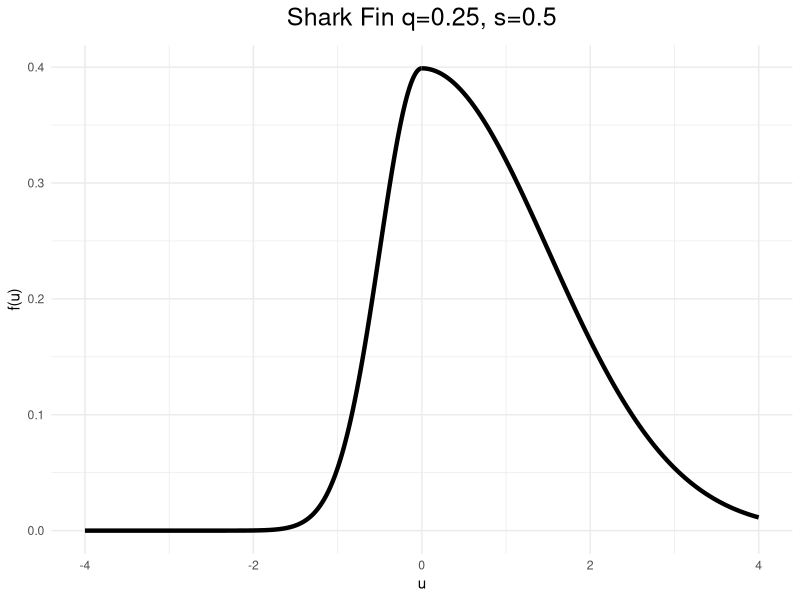
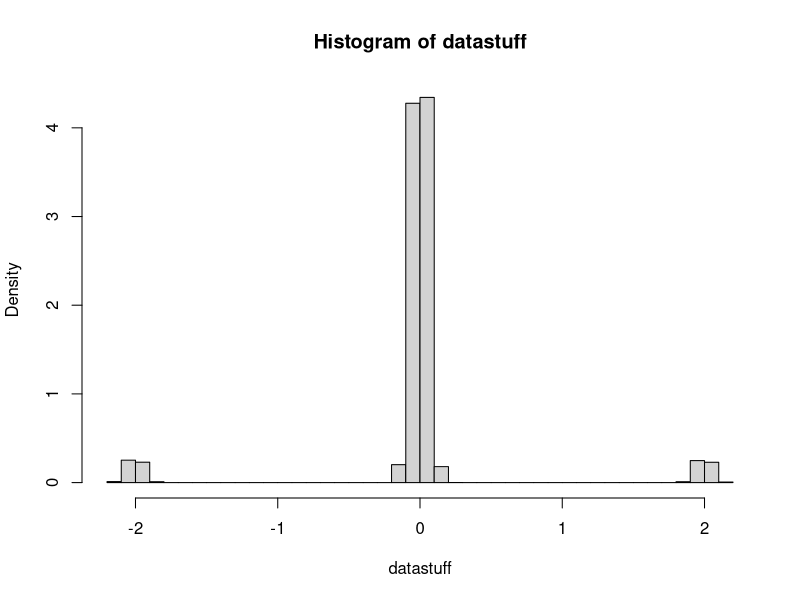
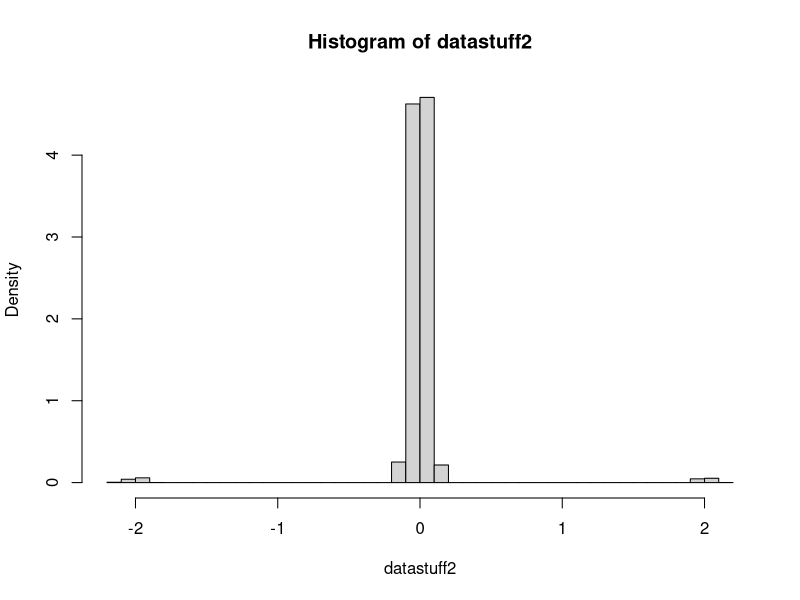
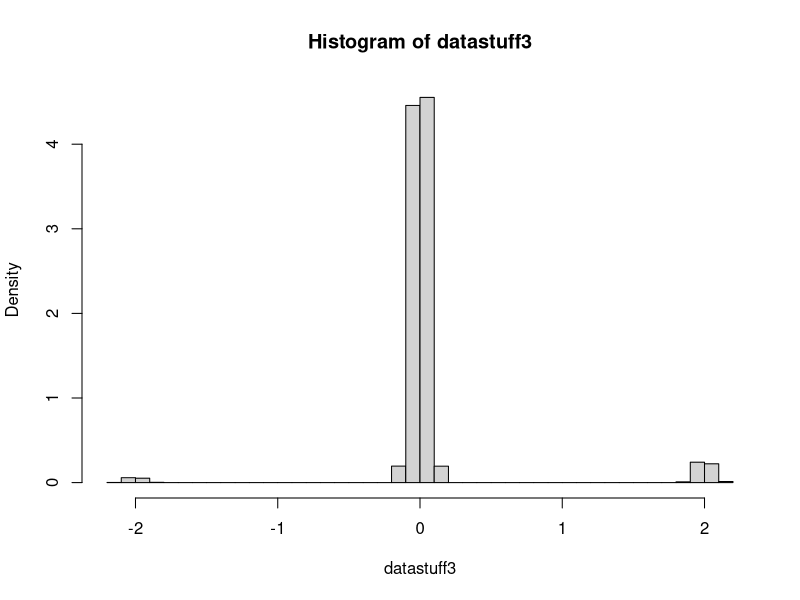
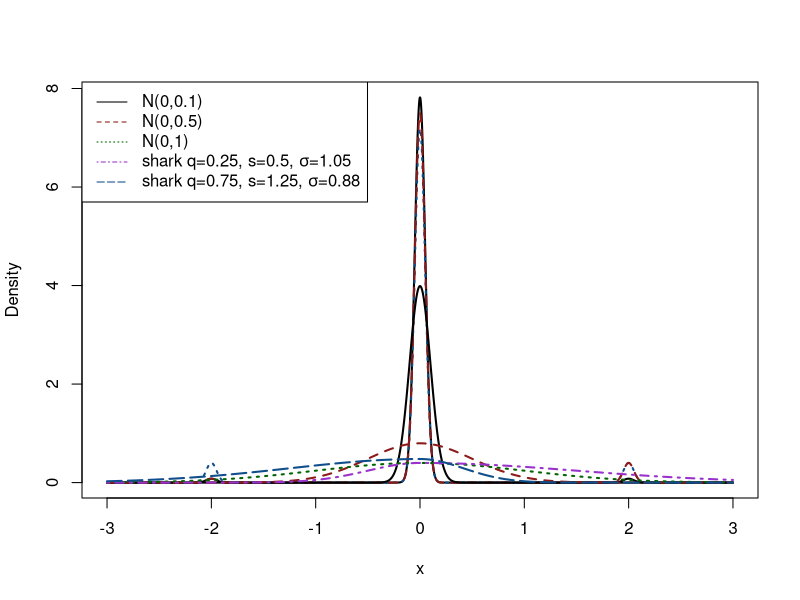
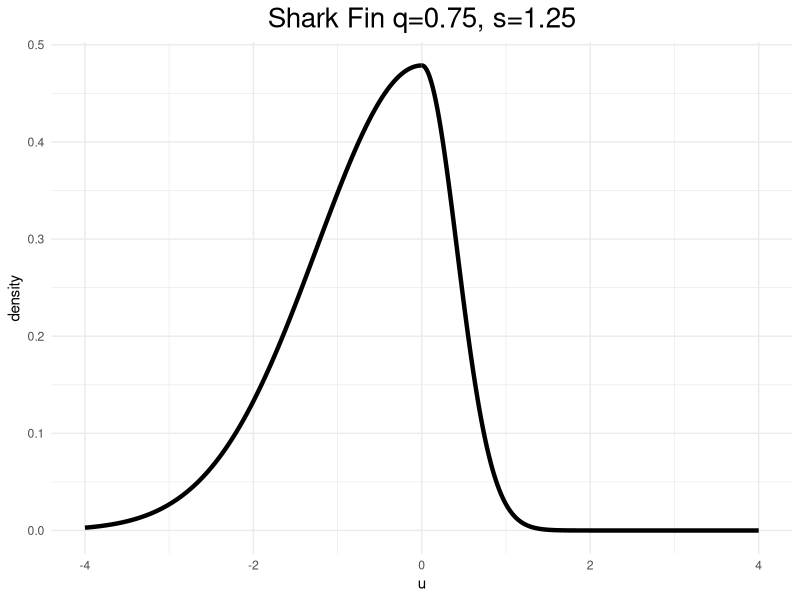
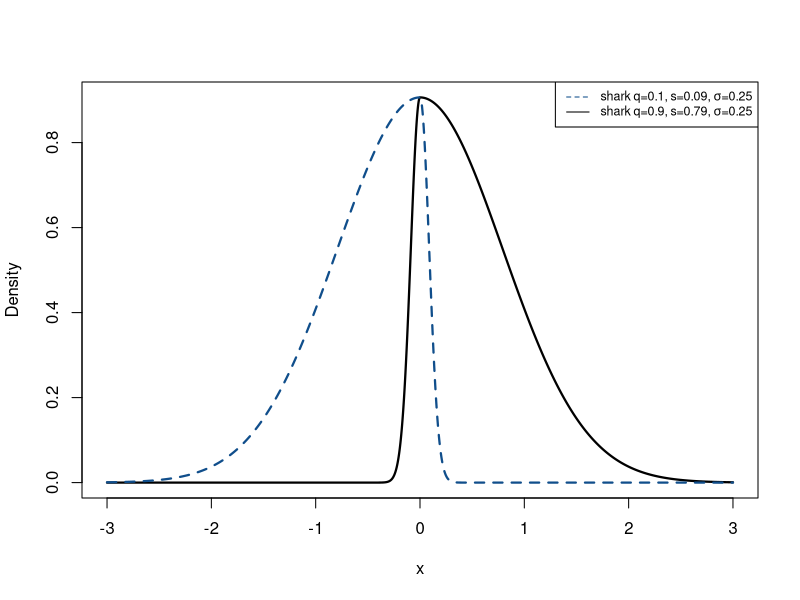

R code for these plots, in order:

#setwd("C:/Users/demetri/Documents/ASU/dissertation")
beta=seq(-4, 4, by=0.001)
sharkfin2=function(q,s, beta){
  ifelse(beta>0, (2*(1-q)*(1/s))*dnorm(beta/s),2*q*(dnorm(beta)))
}

sharkfin = function(z){
  val = rep(NA, length(z))
  val[z < 0] = 2*q*dnorm(z[z<0], sd = sig)
  val[z>0] = 2*(1-q)*dnorm(z[z>0],0,sd = sig*(1-q)/q)
  return(val)
  
}
shark2=function(z){
  val=dcauchy(z, 0,1)
}

q=0.25
s=0.34
s=(1-q)/q
sig=0.50
library(dplyr)
library(ggplot2) 
theme_set(theme_gray(base_size = 16))
theme_set(theme_minimal(base_size = 16))
sharkfinq25=data.frame(u=beta, density=sharkfin(beta))%>%

  ggplot(aes(x=u, y=density))+geom_line(color='black',lwd=1.5)+ggtitle(expression(paste('Shark Fin q=0.25, ', 's=0.5')))+
  ylab(paste0('f(u)'))+
  theme_minimal()+theme(plot.title = element_text(hjust = 0.5, size=18))
sharkfinq25
q=0.75
s=(1-q)/q
sig=1.25
sharkfinq75=data.frame(u=beta, density=sharkfin(beta))%>%
  ggplot(aes(x=u, y=density))+geom_line(color='black',lwd=1.5)+ggtitle('Shark Fin q=0.75, s=1.25')+
  theme_minimal()+theme(plot.title = element_text(hjust = 0.5,size=20))+xlim(-4, 4)
newf=function(u){
  .01*dnorm(u, mean=-2, sd=0.05)+0.94*dnorm(u,mean=0,sd=0.05)+.05*dnorm(u,mean=2,sd=0.05)
}
symf1=function(u){
  .01*dnorm(u, mean=-2, sd=0.05)+0.98*dnorm(u,mean=0,sd=0.05)+.01*dnorm(u,mean=2,sd=0.05)
}
symf2=function(u){
  .05*dnorm(u, mean=-2, sd=0.05)+0.9*dnorm(u,mean=0,sd=0.05)+.05*dnorm(u,mean=2,sd=0.05)
}
NN=10000
dists=runif(NN)
datastuff=vector(length=NN)
probs=c(0.05, .95, 1)
for (i in 1:NN){
  if(dists[i]<probs[1]){
    datastuff[i]=rnorm(1, mean=-2, sd=0.05)
  }else if (dists[i]< probs[2]){
    datastuff[i]=rnorm(1, mean=0, sd=0.05)
  }
  else{
    datastuff[i]= rnorm(1, mean=2, sd=0.05)
  }
}
sd(datastuff)
hist(datastuff, 40, freq=F)
dists2=runif(NN)
datastuff2=vector(length=NN)
probs2=c(0.01, .99, 1)
for (i in 1:NN){
  if(dists2[i]<probs2[1]){
    datastuff2[i]=rnorm(1, mean=-2, sd=0.05)
  }else if (dists2[i]< probs2[2]){
    datastuff2[i]=rnorm(1, mean=0, sd=0.05)
  }
  else{
    datastuff2[i]= rnorm(1, mean=2, sd=0.05)
  }
}
sd(datastuff2)
hist(datastuff2, 40, freq=F)
dists3=runif(NN)
datastuff3=vector(length=NN)
probs3=c(0.01, .95, 1)
for (i in 1:NN){
  if(dists3[i]<probs3[1]){
    datastuff3[i]=rnorm(1, mean=-2, sd=0.05)
  }else if (dists3[i]< probs3[2]){
    datastuff3[i]=rnorm(1, mean=0, sd=0.05)
  }
  else{
    datastuff3[i]= rnorm(1, mean=2, sd=0.05)
  }
}
sd(datastuff3)
hist(datastuff3, 40, freq=F)
xstart=-3
xend=3
NN=10000

#create density plots
curve(symf1(x), lwd=2,lty=1,from=xstart, to=xend, n=NN, col='black', ylab='Density') 


curve(symf2(x), lwd=2,lty=3,from=xstart, to=xend, n=NN, col='dodgerblue4', ylab='Density', add=TRUE) 
curve(newf(x), lwd=2, lty=2,from=xstart, to=xend, n=NN,col='firebrick4',  ylab='Density', add=TRUE)
#add legend
legend('topleft', legend=c("98% peak", "90% peak", "right bump"),
       col=c("black", "dodgerblue", "firebrick4"), lty=c(1,2,3), cex=1.)

#curve(symf1(x), lwd=2,lty=1,from=xstart, to=xend, n=NN, col='black', ylab='Density') 


#curve(symf2(x), lwd=2,lty=3,from=xstart, to=xend, n=NN, col='dodgerblue4', ylab='Density', add=TRUE) 
#curve(newf(x), lwd=2, lty=2,from=xstart, to=xend, n=NN,col='firebrick4',  ylab='Density', add=TRUE)
curve(dnorm(x, 0, sd=0.1), lwd=2,lty=1,from=xstart, to=xend, n=NN,col='black', add=T, ylab='Density')
curve(dnorm(x, 0, sd=0.5), lwd=2,lty=2,from=xstart, to=xend, n=NN,col='firebrick4', add=T, ylab='Density')
curve(dnorm(x, 0, sd=1), lwd=2,lty=3,from=xstart, to=xend, n=NN,col='darkgreen', add=T,ylab='Density')
q=0.25
s=0.34
s=(1-q)/q
sig=0.50
curve(sharkfin(x), lwd=2,lty=4,from=xstart, to=xend, n=NN,col='darkorchid', add=T, ylab='Density') 
beta=seq(-4, 4, by=0.001)
q=0.75
s=(1-q)/q
sig=1.25
curve(sharkfin(x), lwd=2,lty=5,from=xstart, to=xend, n=NN, col='dodgerblue4', ylab='Density', add=TRUE) 

#curve(dt(x, df=300), lwd=2,lty=1,from=-4, to=4, col='black', add=TRUE, ylim=c(0, 0.4), ylab='Density')

legend('topleft', legend=c("N(0,0.1)", "N(0,0.5)","N(0,1)", expression(paste("shark q=0.25, s=0.5, ", sigma, '=1.05')), 
                           expression(paste("shark q=0.75, s=1.25, ", sigma, '=0.88'))  ),
       col=c("black", "firebrick4", "darkgreen", "darkorchid", "dodgerblue4"), lty=c(1,2,3,4,5), cex=1.)

sharkfinq75


q=0.1
var=0.5^2  #the true variance we wanna set
a=0.3633802
b=0.7978846
varexp=(1-q)*a*((1-q)/q)^2 + q*a + (b*(1 + (1-q)/q))^2*q*(1-q)
#sig is really s
sig<-sqrt(var/varexp)
beta=seq(-4, 4, by=0.001)
print(sig)

curve(sharkfin(x), lwd=2.2,lty=1,from=xstart, to=xend, n=NN, col='black', ylab='Density') 
q=0.9
var=0.5^2  #the true variance we wanna set
a=0.3633802
b=0.7978846
varexp=(1-q)*a*((1-q)/q)^2 + q*a + (b*(1 + (1-q)/q))^2*q*(1-q)
#sig is really s
sig<-sqrt(var/varexp)
beta=seq(-4, 4, by=0.001)
#q=0.1
print(sig)
#sig=1.25
curve(sharkfin(x), lwd=2.2,lty=2,from=xstart, to=xend, n=NN, col='dodgerblue4', ylab='Density', add=T) 
#curve(dt(x, df=300), lwd=2,lty=1,from=-4, to=4, col='black', add=TRUE, ylim=c(0, 0.4), ylab='Density')

legend('topright', legend=c( expression(paste("shark q=0.1, s=0.09, ", sigma, '=0.25')), 
          expression(paste("shark q=0.9, s=0.79, ", sigma, '=0.25'))  ),
       col=c("dodgerblue4", "black"), lty=c(2,1),cex=.75)
#setwd("C:/Users/demetri/Documents/ASU/RTG/fixed_plots/")
#ggsave('sharkfin25.pdf', sharkfinq25, width = 5, height = 4)
#ggsave('sharkfin75.pdf', sharkfinq75)
# 
# 
# plot(beta, sharkfin2(q,s,beta))
# #density(sharkfin2(.5,beta))
# 
# 
# 
# cauchymix=function(beta,v,m){
#   0.5*dt(beta, v, -m)+0.5*dt(beta, v, m)
# }
# 
# plot(beta,cauchymix(beta, 1,1.5))
# 
# cauchyplot=data.frame(u=beta, density=cauchymix(beta,1, 1.5))%>%
#   ggplot(aes(x=u, y=density))+geom_line(color='dodgerblue4',lwd=1.5)+ggtitle('Cauchy Mixture M=1.5, v=1')+
#   theme_minimal()+theme(plot.title = element_text(hjust = 0.5))
# 
# 
# #ggsave('cauchyplot.pdf', cauchyplot)
# 
# 
# #theme_set(theme_gray(base_size = 20))
 theme_set(theme_minimal(base_size = 20))
i                  = 1
# 
 vu                 = seq( -4.99,5, by=0.02)
# 
mf                 = matrix( NA, nrow = 3, ncol = 500 )
#library( 'truncnorm' )
# 
# 
# 
# 
# 
# f2=function(u){
#   .01*dnorm(u, mean=-2, sd=0.02)+0.94*dnorm(u,mean=0,sd=0.02)+.05*dnorm(u,mean=2,sd=0.02)
# }
# 
# mf[1,] = f2( vu )
# 
# 
# binded=cbind(vu, mf[1,])
# 
# binded<-as.data.frame(binded)
# #pdf( "bumpsNormal.pdf" )
# 
# 
# binded<-binded%>%
#   mutate(normed1=V2/sum(V2))
# binded
# 
# 
# rightbump<-binded%>% ggplot()+geom_density(aes(x=vu,y=normed1),color='dodgerblue4',stat='identity', lwd=.95)+xlim(-3,3)+labs(colour = "Cylinders")+
#   xlab('u')+ylab('f(u)')+
#   ggtitle(expression(paste('mean=-2,0,2, sigma=0.02'))) +
#   theme(plot.title = element_text(hjust = 0.5))+annotate('text', x = c(-2,0,2), y =c(.02,.35,.03), label=c("area=0.01 ",'area=0.94','area=0.05'), size=8)#+geom_vline(xintercept=c(c(-2.2,-1.8),c(-0.2,.2),c(1.8,2.2)))
# rightbump
# #setwd("C:/Users/demetri/Documents/ASU/RTG/newplots")
# 
# #ggsave('rightbump.pdf', rightbump)
# 
# 
# 
# 
# 
newf=function(u){
  .01*dnorm(u, mean=-2, sd=0.05)+0.94*dnorm(u,mean=0,sd=0.05)+.05*dnorm(u,mean=2,sd=0.05)
 }
# 
mf[1,] = newf( vu )
# 
# 
 binded2=cbind(vu, mf[1,])

  binded2<-as.data.frame(binded2)
# #pdf( "bumpsNormal.pdf" )
# 
# 
binded2<-binded2%>%
  mutate(normed1=V2/sum(V2))
# 
rightbump2<-binded2%>% ggplot()+geom_density(aes(x=vu,y=normed1),color='black',stat='identity', lwd=.95)+xlim(-3,3)+labs(colour = "Cylinders")+
  xlab('u')+ylab('f(u)')+
   ggtitle(expression(paste(mu,'=-2,0,2,',  sigma, '=0.48'))) +
  theme(plot.title = element_text(hjust = 0.5))#+annotate('text', x = c(-2,0,2), y =c(.02,.18,.03), label=c("area=0.01 ",'area=0.94','area=0.05'), size=8)#+geom_vline(xintercept=c(c(-2.2,-1.8),c(-0.2,.2),c(1.8,2.2)))
# #setwd("C:/Users/demetri/Documents/ASU/RTG/fixed_plots")
# #ggsave('rightbump2.pdf', rightbump2)
# rightbump2
# 
# ###################################################################
# # Plot our densities for visual aid
# ###################################################################
# i                  = 1
# #vsd                = c(0.05, 0.2, 1, 2)
# area=c(.01,.1,.5)
# vu                 = seq( -4.99,5, by=0.02)
# 
# mf                 = matrix( NA, nrow = length(area), ncol = 500 )
# #library( 'truncnorm' )
# 
# for ( j in  area ){
#   
#   #	f = function(u){	
#   #		dtruncnorm(u, a = 0, b = Inf, mean = 1, sd = sd)
#   #	}
#   #f=function(u){
#   # .2*dnorm(u, mean=-2, sd=0.1)+0.7*dnorm(u,mean=0,sd=0.1)+.1*dnorm(u,mean=2,sd=0.1)
#   #}
#   
#   f=function(u){
#     .05*dnorm(u, mean=-2, sd=0.1)+0.05*dnorm(u, mean=-.75, sd=0.1)+0.75*dnorm(u,mean=0,sd=0.1)+0.05*dnorm(u,mean=.75, sd=0.1)+.1*dnorm(u,mean=2,sd=0.1)
#   }
#   
#   mf[i,] = f( vu )
#   i = i + 1
# }
# stu=cbind(vu, mf[1,])
# stu=cbind(stu, mf[2,])
# stu=cbind(stu, mf[3,])
# stu<-as.data.frame(stu)
# #pdf( "bumpsNormal.pdf" )
# 
# 
# stu<-stu%>%
#   mutate(normed1=V2/sum(V2),
#          normed2=V3/sum(V3),
#          normed3=V4/sum(V4))
# 
# #stu<-stu%>%
# # select(vu, normed1, normed2, normed3)
# #all<-stu%>%
# # gather(vu,c(normed1,normed2,normed3))
# #colnames(all) <- c("run","u")
# all<-cbind(all, vu)
# 
# stu%>% ggplot()+geom_density(aes(x=vu,y=normed1,color='sigma=0.01'),stat='identity', lwd=1.1)+xlim(-3,3)+geom_density(aes(x=vu, y=normed2, color='sigma=0.1'), stat='identity', lwd=1)+geom_density(aes(x=vu, y=normed3, color='sigma=0.5'), stat='identity',lwd=1)+labs(colour = "Cylinders")+
#  scale_color_manual( values =c("firebrick4",'dodgerblue2', 'black'),
#                 name="sigma")+
# xlab('u')+ylab('f(u)')+
#  ggtitle(expression(paste('mean=0'))) +
# theme(plot.title = element_text(hjust = 0.5))
# 
# 
# weird2plot=stu%>% ggplot()+geom_density(aes(x=vu,y=normed1),stat='identity', fill='dodgerblue4',lwd=1, alpha=0.29)+xlim(-3,3)+
#   xlab('u')+ylab('f(u)')+
#   ggtitle(expression(paste('multimodal 2'))) +theme_minimal()+
#   theme(plot.title = element_text(hjust = 0.5))+annotate("text", x = -2, y = .016, label = '5 %', size=6)+
#   annotate("text", x = 0, y = .062, label = '75 %', size=6)+
#   annotate("text", x = 2, y = .016, label = '10 %', size=6)+
#   annotate("text", x = -.75, y = .016, label = '5 %', size=6)+
#   annotate("text", x = .75, y = .016, label = '5 %', size=6)
# 
# #ggsave('weirdplot.pdf', weird2plot)
# weird2plot
# 
# 
# #define marginal density of u; must be valid over (-Inf, Inf)
# 
# ###################################################################
# # Plot truncated normal density. 
# ###################################################################
# 
# i                  = 1
# #vsd                = c(0.05, 0.2, 1, 2)
# area=c(.02,.1,.2)
# vu                 = seq( -4.99,5, by=0.02)
# 
# mf                 = matrix( NA, nrow = length(area), ncol = 500 )
# #library( 'truncnorm' )
# 
# 
# 
# 
# for ( j in  area ){
#   
#   
#   f=function(u){
#     (j/2)*dnorm(u, mean=-2, sd=0.05)+(1-j)*dnorm(u,mean=0,sd=0.05)+(j/2)*dnorm(u,mean=2,sd=0.05)
#   }
#   
#   mf[i,] = f( vu )
#   i = i + 1
# }
# 
# stu=cbind(vu, mf[1,])
# stu=cbind(stu, mf[2,])
# stu=cbind(stu, mf[3,])
# stu<-as.data.frame(stu)
# #pdf( "bumpsNormal.pdf" )
# 
# 
# stu<-stu%>%
#   mutate(normed1=V2/sum(V2),
#          normed2=V3/sum(V3),
#          normed3=V4/sum(V4))
# 
# #stu<-stu%>%
# # select(vu, normed1, normed2, normed3)
# #all<-stu%>%
# # gather(vu,c(normed1,normed2,normed3))
# #colnames(all) <- c("run","u")
# all<-cbind(all, vu)
# 
# multimod1<-stu%>% ggplot()+geom_density(aes(x=vu,y=normed1,color='area=0.01'),stat='identity', lwd=.8)+xlim(-3,3)+geom_density(aes(x=vu, y=normed2, color='area=0.05'), stat='identity', lwd=.8)+geom_density(aes(x=vu, y=normed3, color='area=0.1'), stat='identity',lwd=.8)+labs(colour = "Cylinders")+
#   scale_color_manual( values =c("firebrick4",'dodgerblue2', 'black'),
#                       name="area of little bump")+
#   xlab('u')+ylab('f(u)')+
#   ggtitle(expression(paste(mu,'=-2,0,2,',  sigma, '=0.05'))) +
#   theme(plot.title = element_text(hjust = 0.5))
# multimod1
# #ggsave(filename="multimod1.pdf", plot=multimod1)
# #ggtitle("mu=0.2,1,2,sd=.05") +
# #theme(plot.title = element_text(hjust = 0.5))#+geom_vline(xintercept=c(x_0,x_1,x_2))+annotate('text', x = c(.2,1,2), y =c(.01,.01,.01), label=c(".05 ",'.75','.20'))
# 
# #plot( range( vu ), range( c(mf) ), type = "n", main = "Different normals" )
# 
# #for (i in 1:length(area) ){
# #	lines( vu, mf[i,], lty = i, col = i, lwd = 2 )
# #}
# #legend( "topright", legend = paste( "sd=0.1, area in each bump =", area/2), lty = 1:length(area), col = 1:length(area) )
# #dev.off()
